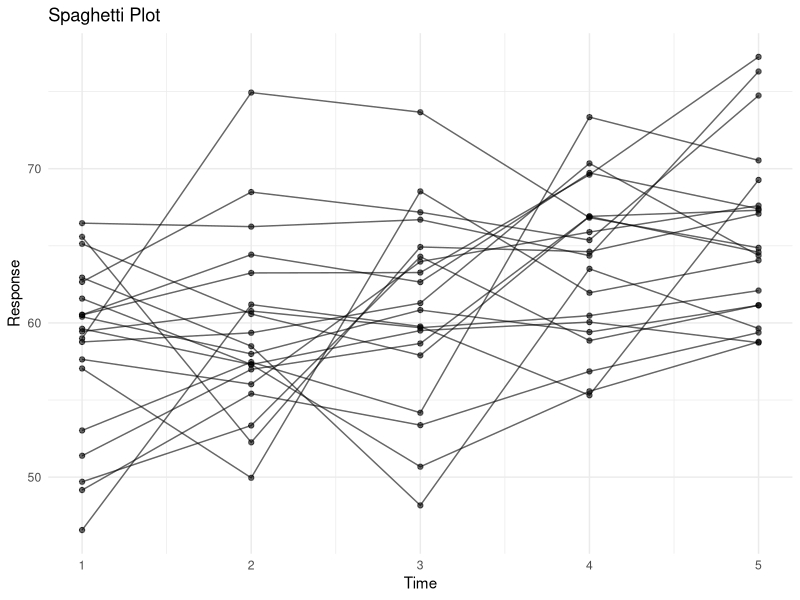
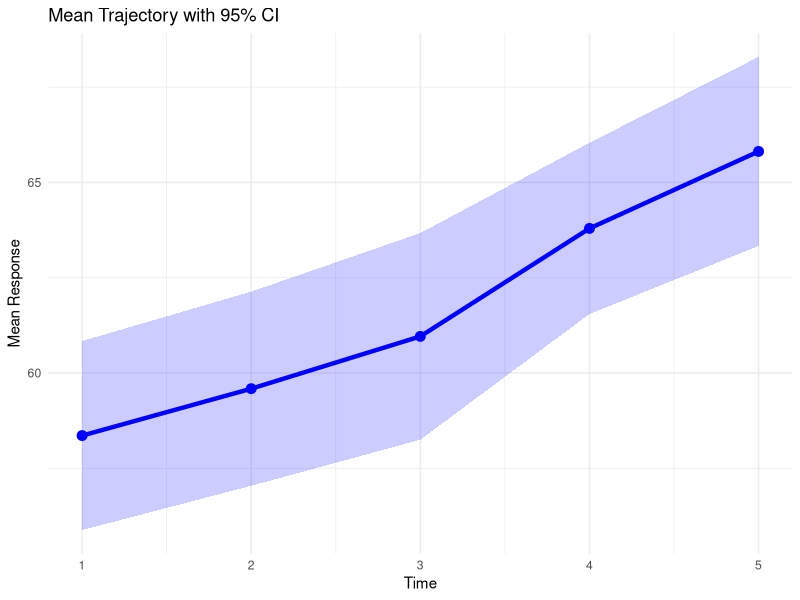
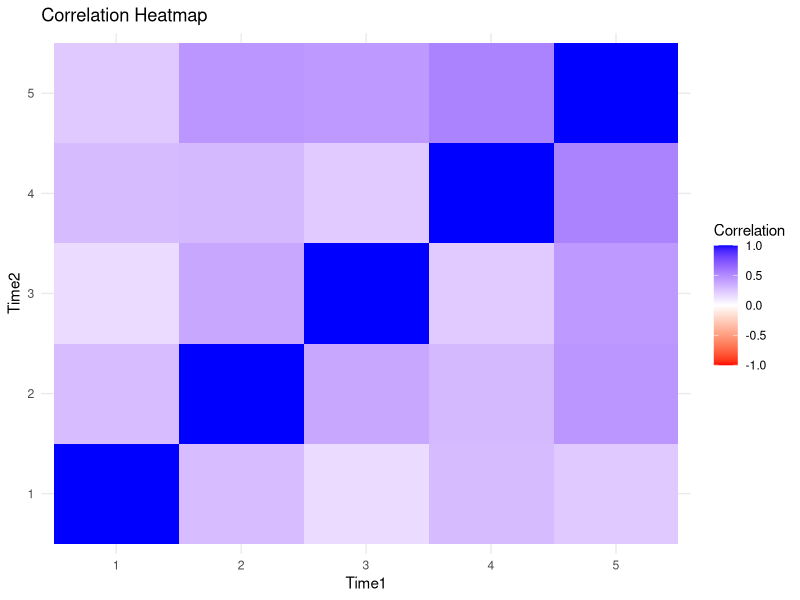

These figures' R source, in order:
## ---- chunk 1
# Define the response vector for subject i
Y_i <- c(12, 10, 9)
print(Y_i)

# Column 1: intercept, Column 2: Sex (0 = male), Column 3: Time
X_i <- matrix(c(1, 0, 1,
                1, 0, 2,
                1, 0, 3), nrow = 3, byrow = TRUE)
colnames(X_i) <- c("Intercept", "Sex", "Time")
print(X_i)
## ---- chunk 2
#| echo: true
#| output-location: slide

# Load packages
library(dplyr)
library(ggplot2)

# Create mock longitudinal data
set.seed(123)
data_long <- tibble(
  subject = rep(1:20, each = 5),
  time = rep(1:5, times = 20),
  response = rnorm(100, mean = 50 + 2*time + 0.5*subject, sd = 5)
)

# Create the plot
ggplot(data_long, aes(x = time, y = response, group = subject)) +
  geom_line(alpha = 0.6) +
  geom_point(alpha = 0.6) +
  labs(title = "Spaghetti Plot", x = "Time", y = "Response") +
  theme_minimal()
## ---- chunk 3
#| echo: true
#| output-location: slide
# Summarize data
summary_data <- data_long %>%
  group_by(time) %>%
  summarize(
    mean_response = mean(response),
    sd_response = sd(response),
    n = n(),
    se_response = sd_response / sqrt(n)
  )

# Create the plot with a ribbon for uncertainty
ggplot(summary_data, aes(x = time, y = mean_response)) +
  geom_line(color = "blue", size = 1.5) +
  geom_point(color = "blue", size = 3) +
  geom_ribbon(aes(ymin = mean_response - 1.96 * se_response,
                  ymax = mean_response + 1.96 * se_response),
              alpha = 0.2, fill = "blue") +
  labs(title = "Mean Trajectory with 95% CI", x = "Time", y = "Mean Response") +
  theme_minimal()
## ---- chunk 4
#| echo: true
#| output-location: slide
# Load packages
library(tidyr)

# Pivot data to a wide format
wide_data <- data_long %>%
  select(subject, time, response) %>%
  pivot_wider(names_from = time, values_from = response) %>%
  select(-subject)

# Calculate correlation matrix
cor_matrix <- cor(wide_data, use = "pairwise.complete.obs")

# Tidy matrix for plotting
cor_long <- cor_matrix %>%
  as.data.frame() %>%
  tibble::rownames_to_column("Time1") %>%
  pivot_longer(-Time1, names_to = "Time2", values_to = "Correlation")

# Create the heatmap
ggplot(cor_long, aes(x = Time1, y = Time2, fill = Correlation)) +
  geom_tile() +
  scale_fill_gradient2(low = "red", high = "blue", mid = "white",
                       midpoint = 0, limit = c(-1,1), name = "Correlation") +
  theme_minimal() +
  labs(title = "Correlation Heatmap")
